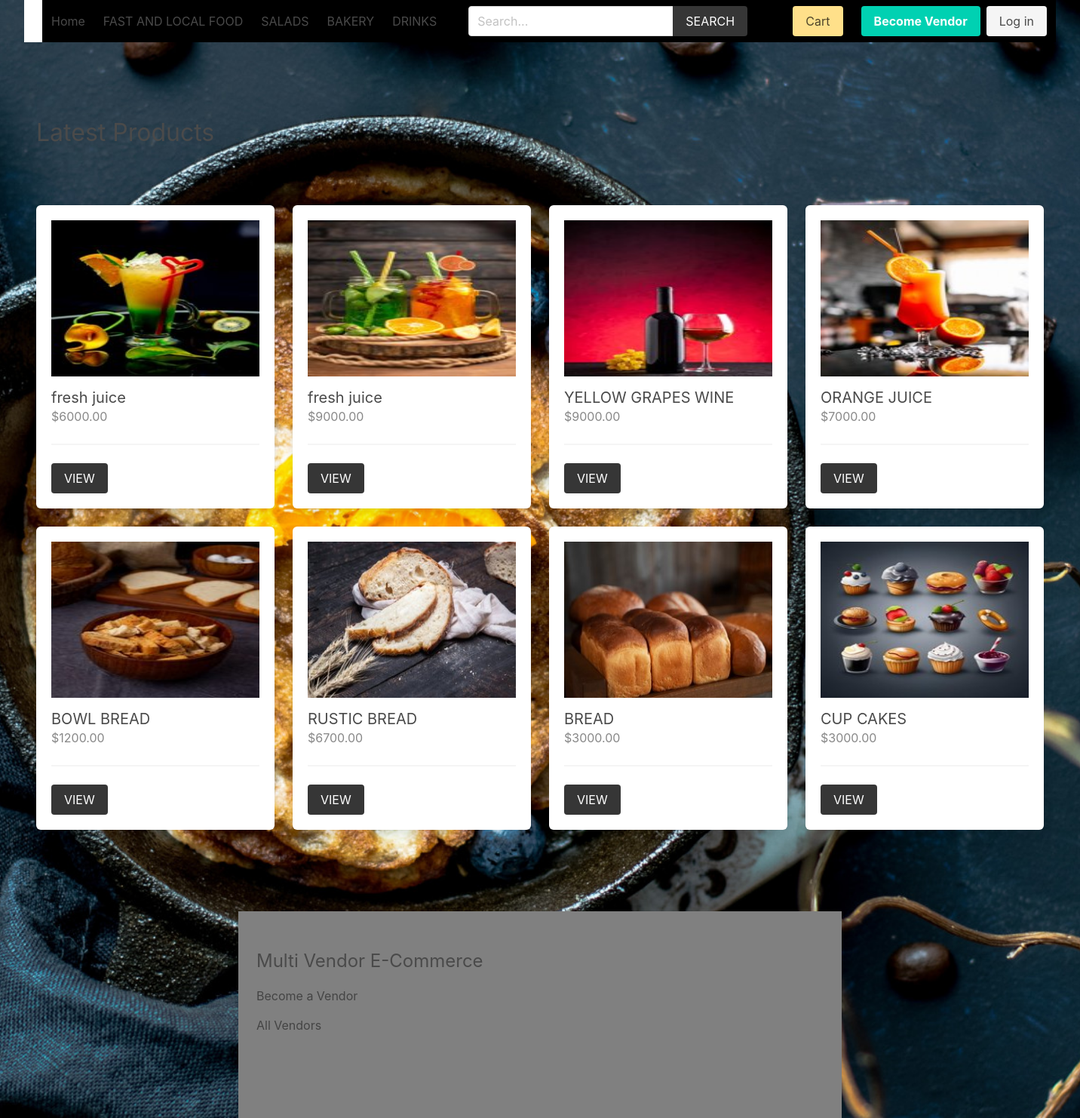
The page / on the database its author committed.
### product/models.py (models this page shows, shortened)
class Category(models.Model):
    title = models.CharField(max_length=50)
    slug = models.SlugField(max_length=55)
    ordering = models.IntegerField(default=0)
    class Meta:
        ordering = ['ordering']

class Product(models.Model):
    category = models.ForeignKey(Category, related_name='products', on_delete=models.CASCADE)
    vendor = models.ForeignKey(Vendor, related_name="products", on_delete=models.CASCADE)
    title = models.CharField(max_length=50)
    slug = models.SlugField(max_length=55)
    description = models.TextField(blank=True, null=True)
    price = models.DecimalField(max_digits=6, decimal_places=2)
    added_date = models.DateTimeField(auto_now_add=True)
    image = models.ImageField(upload_to='uploads/', blank=True, null=True)
    thumbnail = models.ImageField(upload_to='uploads/', blank=True, null=True) # Change uploads to thumbnails
    class Meta:
        ordering = ['-added_date']
    def get_thumbnail(self):
        if self.thumbnail:
            return self.thumbnail.url

### core/views.py (the view)
# urls.py: path('', views.frontpage, name="home"),
def frontpage(request):
    newest_products = Product.objects.all()[0:8]
    context = {
        'newest_products': newest_products,
    }
    return render(request, 'core/frontpage.html', context)

### cart/cart.py (called while the page is built)
    def __len__(self):
        return sum(item['quantity'] for item in self.cart.values())

### cart/context_processors.py (called while the page is built)
def cart(request):
    return {'cart': Cart(request)}

### product/context_processors.py (called while the page is built)
def menu_categories(request):
    categories = Category.objects.all()
    return {'categories': categories}

### templates/core/frontpage.html (shortened to what this page needs)
{% extends 'core/base.html' %}
{% block content %}
    <div class="columns is-multiline mb-6">
        <div class="column is-12 has-test-centered mt-6 mb-6">
            <h2 class="is-size-3">Latest Products</h2>
        </div>
        {% for product in newest_products %}
            {% include 'product/parts/list_item.html' %}
        {% endfor %}
    </div>
{% endblock content %}

### templates/core/base.html (shortened to what this page needs)
{% load static %}
<!DOCTYPE html>
<html lang="en">
<head>
    <link rel="stylesheet" href="https://cdn.jsdelivr.net/npm/bulma@0.9.2/css/bulma.min.css">
    <link rel="stylesheet" href="{% static 'css/main.css' %}">
</head>
<body>
    <div class="container">
        <nav class="navbar" role="navigation" aria-label="main navigation">
            <div class="navbar-brand"style="background-color: white;">
                <a class="navbar-item" href="{% url 'core:home' %}">
                </a>
            </div>
            <div id="navbarBasicExample" class="navbar-menu"style="background-color: black; color: yellow;">
                <div class="navbar-start">
                <a class="navbar-item" href="{% url 'core:home' %}">
                    Home
                </a>
                {% for category in categories %}
                    <a class="navbar-item" href="{% url 'product:category' category.slug %}">
                        {{category.title}}
                    </a>
                {% endfor %}
                </div>
                <div class="navbar-start">
                    <div class="navbar-item">
                        <form method="get" action="{% url 'product:search' %}">
                            <div class="field has-addons">
                                <div class="control">
                                    <input type="search" name="query" id="" class="input" placeholder="Search...">
                                </div>
                                <div class="control">
                                    <button class="button is-dark is-uppercase">Search</button>
                                </div>
                            </div>
                        </form>
                    </div>
                </div>
                <div class="navbar-end">
                <div class="navbar-item">
                    <a href="{% url 'cart:cart' %}" class="button is-warning">Cart {% if cart %}({{cart|length}}){% endif %}</a>
                </div>
                {% if request.user.is_authenticated %}
                <div class="navbar-item has-dropdown is-hoverable">
                    <a class="navbar-link is-capitalized">
                    {{user.vendor.name}}
                    </a>
                    <div class="navbar-dropdown"style="background-color: grey;">
                    <a class="navbar-item" href="{% url 'vendor:vendor-admin' %}">
                        Profile
                    </a>
                    <a class="navbar-item" href="{% url 'vendor:edit-vendor' %}">
                        Update Profile
                    </a>
                    <a class="navbar-item" href="{% url 'vendor:add-product' %}">
                        Add Product
                    </a>
                    <hr class="navbar-divider">
                    <a class="navbar-item" href="{% url 'vendor:logout' %}">
                        Logout
                    </a>
                    </div>
                </div>
                {% else %}
                <div class="navbar-item">
                    <div class="buttons">
                        <a class="button is-primary" href="{% url 'vendor:become-vendor' %}">
                            <strong>Become Vendor</strong>
                        </a>
                        <a class="button is-light" href="{% url 'vendor:login' %}">
                            Log in
                        </a>
                    </div>
                </div>
                {% endif %}
                </div>
            </div>
            </nav>
    </div>
    <section class="section">
        <div class="container">
            {% block content %}{% endblock content %}
        </div>
    </section>
    <footer class="footer"style="width: 800px; margin: 0 auto;background-color: grey;">
        <div class="container">
            <h3 class="is-size-4 mb-4">Multi Vendor E-Commerce</h3>
            {% if request.user.is_authenticated %}
                <a href="{% url 'vendor:vendor-admin' %}">Vendor Admin</a>
            {% else %}
                <a href="{% url 'vendor:become-vendor' %}">Become a Vendor</a>
            {% endif %}
            <br>
            <a href="{% url 'vendor:vendors' %}">All Vendors</a>
        </div>
    </footer>
</body>
</html>

### templates/product/parts/list_item.html
<div class="column is-3 product-list-item">
                <div class="box">
                    <figure class="image is-4by3 mb-4">
                        <img src="{{ product.get_thumbnail }}" alt="{{product.title}}">
                    </figure>
                    <h2 class="subtitle">{{product.title}}</h2>
                    <h3 class="price is-size-6 mb-5">${{product.price}}</h3>
                    <hr>
                    <a href="{% url 'product:product' product.category.slug product.slug %}" class="button is-dark is-uppercase">View</a>
                </div>
            </div>

### core/static/css/main.css (style rules this page uses)
.footer a { margin-bottom: 15px; display: inline-block; color: #444; }
.product-list-item .box .subtitle { margin-bottom: 0; }
.product-list-item .box .price { color: #888; }

### rows shown on the page
Category: title "FAST AND LOCAL FOOD"
Category: title "SALADS"
Category: title "BAKERY"
Category: title "DRINKS"
Product: get_thumbnail (picture), title "fresh juice", price "6000.00"
Product: get_thumbnail (picture), title "fresh juice", price "9000.00"
Product: get_thumbnail (picture), title "YELLOW GRAPES WINE", price "9000.00"
Product: get_thumbnail (picture), title "ORANGE JUICE", price "7000.00"
Product: get_thumbnail (picture), title "BOWL BREAD", price "1200.00"
Product: get_thumbnail (picture), title "RUSTIC BREAD", price "6700.00"
Product: get_thumbnail (picture), title "BREAD", price "3000.00"
Product: get_thumbnail (picture), title "CUP CAKES", price "3000.00"
